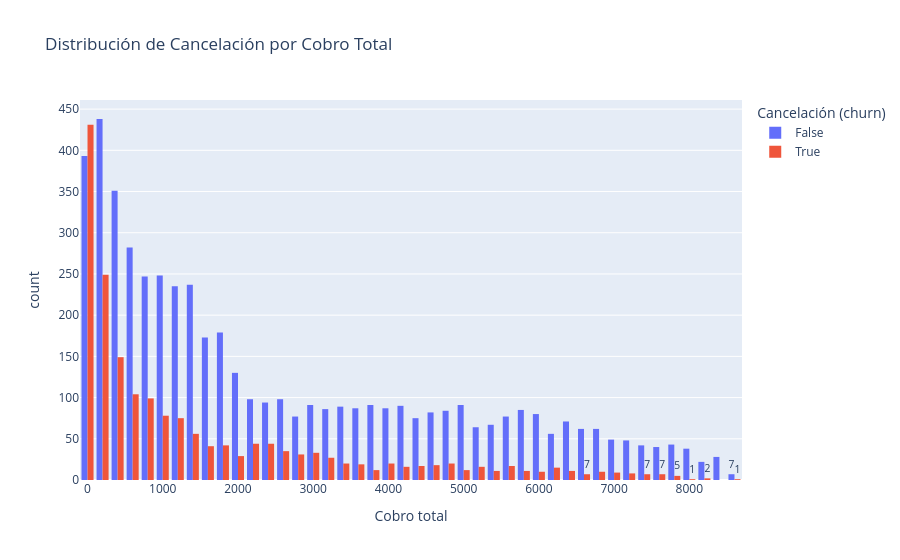

The notebook cell saved with this chart:
### Code cell
# Conteo de evasión por cobro total
fig2 = px.histogram(telecom, x='Cobro total', color='Cancelación (churn)', barmode='group',
                   title='Distribución de Cancelación por Cobro Total', text_auto=True)
fig2.show()

### Figure 1 — Plotly figure (JSON) as saved in the notebook; plotly's stock layout.template omitted (floating-point values rounded to 4 significant figures; data arrays with more than 128 entries replaced by an {"elided": "..."} marker saying what was removed)
{"data": [{"alignmentgroup": "True", "bingroup": "x", "hovertemplate": "Cancelación (churn)=False<br>Cobro total=%{x}<br>count=%{y}<extra></extra>", "legendgroup": "False", "marker": {"color": "#636efa", "pattern": {"shape": ""}}, "name": "False", "offsetgroup": "False", "orientation": "v", "showlegend": true, "texttemplate": "%{value}", "type": "histogram", "x": {"elided": "5174 float values"}, "xaxis": "x", "yaxis": "y"}, {"alignmentgroup": "True", "bingroup": "x", "hovertemplate": "Cancelación (churn)=True<br>Cobro total=%{x}<br>count=%{y}<extra></extra>", "legendgroup": "True", "marker": {"color": "#EF553B", "pattern": {"shape": ""}}, "name": "True", "offsetgroup": "True", "orientation": "v", "showlegend": true, "texttemplate": "%{value}", "type": "histogram", "x": {"elided": "1869 float values"}, "xaxis": "x", "yaxis": "y"}], "layout": {"barmode": "group", "legend": {"title": {"text": "Cancelación (churn)"}, "tracegroupgap": 0}, "title": {"text": "Distribución de Cancelación por Cobro Total"}, "xaxis": {"anchor": "y", "domain": [0, 1], "title": {"text": "Cobro total"}}, "yaxis": {"anchor": "x", "domain": [0, 1], "title": {"text": "count"}}}}
